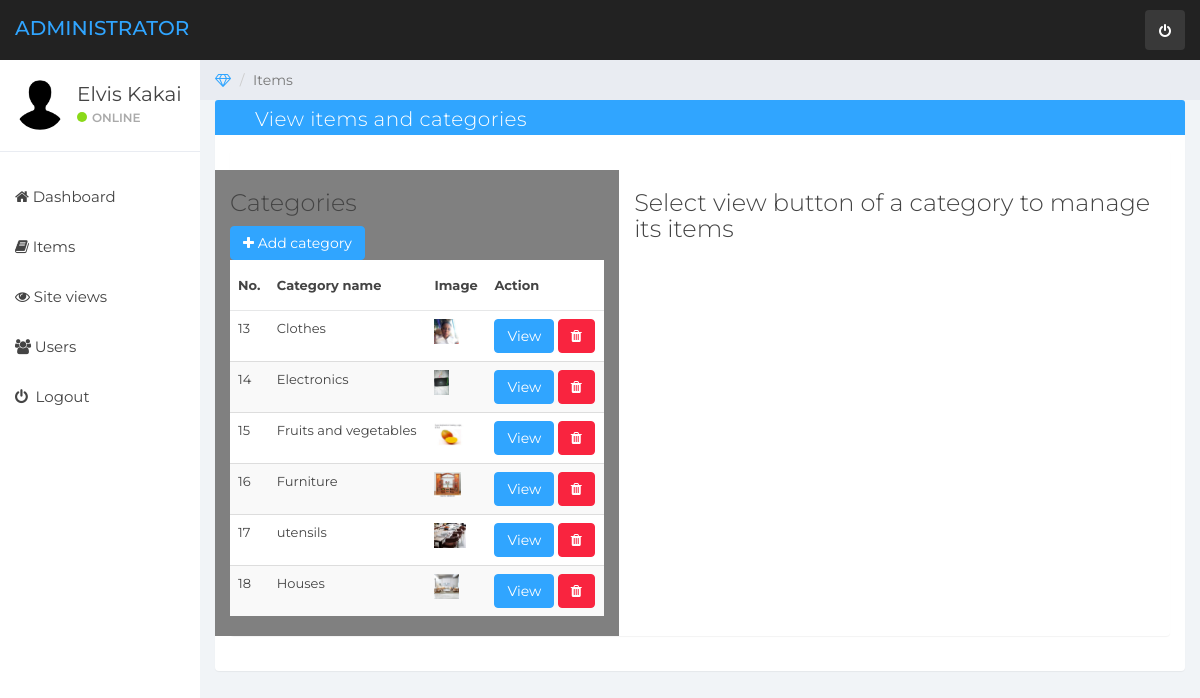
Screenshot of /admin/items.php (signed in) with the database file from the repository.
### tables this page shows
CREATE TABLE `categories` (
  `id` int(100) NOT NULL,
  `name` varchar(100) NOT NULL,
  `image` varchar(100) NOT NULL
);

### admin/items.php (the view, shortened to what this page needs)
<?php include("header.php"); ?>
<?php include("sidebar.php"); ?>
<div class="col-sm-9 col-sm-offset-3 col-lg-10 col-lg-offset-2 main">
         <div class="row">
            <ol class="breadcrumb">
                <li><a href="#">
                   <em class="fa fa-diamond"></em>
                </a></li>
                <li class="active">Items</li>
            </ol>
         </div>
<div class="panel panel-primary">
<div class="panel-heading" style="height: 35px; padding: 0 40px;">
<div> View items and categories </div>
</div>
<div class="panel-body">
<div class="panel panel-container">
<div class="row">
<div class="col-md-5" style="background: gray;">
<h3>Categories</h3>
<button class="btn btn-primary" class="btn" data-toggle="collapse" href="#category"><i class="fa fa-plus"></i> Add category</button>
<?php include ("db.php");
$result = mysqli_query($con,"SELECT * FROM  categories");?>
<table class="table table-striped table-hover" id="dataTables-example" style="font-size: 13px;">
    <thead>
      <tr>
      <th>No.</th>
      <th>Category name</th>
      <th>Image</th>
      <th>Action</th>
      </tr>
    </thead>
    <tbody>
     <?php while($row = mysqli_fetch_array($result)) {?>
        <tr class="odd gradeX">
            <td><?php echo $row['id'];?></td>
            <td><?php echo $row['name'];?></td>
            <td><img src="../files/<?php echo $row['image'];?>" height="25"></td>
            <td>
             <a href="items.php?category=<?php echo $row['id'];?>"><button class="btn btn-primary">View</button></a>
            <a href="php/delcat.php?id=<?php echo $row['id'];?>"><button class="btn btn-danger"><em class="fa fa-trash"></em></button></a>
              </td>
               </tr><?php } ?>
            </tbody>
            </table>
    </div>
     <div class="col-md-7">
      <?php if ($_GET['category']) {
       include ("db.php");
      $result = mysqli_query($con,"SELECT * FROM  categories WHERE id='{$_GET['category']}'");
      while($row = mysqli_fetch_array($result)) {?>
      <h4>Items in <?php echo $row['name'];}?> category</h4>
      <button class="btn btn-primary" class="btn" data-toggle="collapse" href="#add"><i class="fa fa-plus"></i> Add item</button>
      <?php
      $category = $_GET['category'];
      $result = mysqli_query($con,"SELECT * FROM  items WHERE category='$category'");?>
        <table class="table table-striped table-hover" id="dataTables-example" style="font-size: 13px;">
              <thead>
                <tr>
                <th>Product ID</th>
                <th>Item name</th>
                <th>Price(in Naira)</th>
                <th>Image</th>
                <th>Action</th>
                </tr>
              </thead>
               <tbody>
             <tr class="collapse" id="add">
                  <td></td>
                  <form method="post" action="" enctype="multipart/form-data">
                    <input type="hidden" name="category" value="<?php echo $_GET['category'];?>">
                  <td><input type="text" name="name" class="form" placeholder="Item name"></td>
                  <td><input type="number" name="price" class="form" placeholder="Price" style="width: 80px;"></td>
                  <td><input type="file" name="fileToUpload" class="" style="width: 80px;"></td>
                  <td><input type="submit" value="Add"  name="post" class="btn btn-success"></td>
              </form>
                       </tr>
               <?php while($row = mysqli_fetch_array($result)) {?>
                  <tr class="odd gradeX">
                    <td><?php echo $row['id'];?></td>
                      <td><?php echo $row['name'];?></td>
                      <td><?php echo $row['price'];?></td>
                      <td><img src="../files/<?php echo $row['image'];?>" height="35"></td>
                      <td>
                        <a href="php/delitem.php?id=<?php echo $row['id'];?>"><button class="btn btn-danger"><em class="fa fa-trash"></em> Delete</button></a>
                      </td>
                       </tr><?php } ?>
                    </tbody></table>
                  <form action="" method="post" style="margin-top: 50px;">
                  <tr>
                  <td colspan="5"><h3>Update Products Here!</h3></td>
                  </tr>
                    <td><input type="number" name="pro_id" placeholder="Enter Product ID" required> </td>
                      <td><input type="text" name="newName" placeholder="Enter New Product Name" required></td>
                      <td><input type="text" name="newPrice" placeholder="Enter New Price" required> </td>
                      <td>
                        <input class="btn btn-success" type="submit" name="update" value="Update">
                      </td>
                       </tr>
                    </tbody></table>
                  </form>
                      <?php
                    if(isset($_POST['update'])){
                      extract($_POST);
                      $target_dir = "../files/";
                      $target_file = $target_dir . basename($_FILES["newImg"]["name"]);
                      $videoFileType = pathinfo($target_file,PATHINFO_EXTENSION);
                      if($videoFileType != "JPG" && $videoFileType != "jpg" && $videoFileType != "png" && $videoFileType != "JPEG" && $videoFileType != "gif" && $videoFileType != "BMP" && $videoFileType != "bmp" && $videoFileType != ""){
                          echo "<script>window.open('items.php','_self')</script>";
                          die();
                      } else{
                       include ("db.php");
                      $pro = $_POST['pro_id'];
                      $newname= $_POST['newName'];
                      $newprice= $_POST['newPrice'];
                      $file_path=$_FILES['newImg']['name'];
                      $query = "UPDATE items SET name ='$newname', price='$newprice'  WHERE id='$pro' ";
                      $run = mysqli_query($con,$query);
                      if($run){
                      move_uploaded_file($_FILES["newImg"]["tmp_name"], $target_dir.basename($_FILES['newImg']['name']));
                      Print '<script>alert("Product updated successful");</script>';
                      echo "<script>window.open('items.php','_self')</script>";
                      }else{
                          Print '<script>alert("Error updating the product");</script>';
                      }
                    }
                    }
                    ?>
                  <?php }else{ ?>
                    <h3>Select view button of a category to manage its items</h3>
                    <?php }?>
    </div>
  </div>
</div></div></div></div>
<?php include("footer.php"); ?>

### admin/sidebar.php (shortened to what this page needs)
<?php
 include ("db.php");
$result = mysqli_query($con,"SELECT * FROM admin WHERE email='{$_SESSION['email']}'");
 while($row = mysqli_fetch_array($result)) {?>
<div id="sidebar-collapse" class="col-sm-3 col-lg-2 sidebar">
        <div class="profile-sidebar">
            <div class="profile-userpic">
               <img src="11.png" width="50"/>
            </div>
            <div class="profile-usertitle">
               <div class="profile-usertitle-name"><?php echo $row['name'];?></div>
                <div class="profile-usertitle-status"><span class="indicator label-success"></span>Online</div>
            </div>
        </div>
        <ul class="nav menu">
         <li><a href="index.php"><em class="fa fa-home">&nbsp;</em>Dashboard</a></li>
          <li><a href="items.php"><em class="fa fa-book">&nbsp;</em>Items</a></li>
        <li class=""><a href="views.php"><em class="fa fa-eye">&nbsp;</em>Site views</a></li>
        <li class=""><a href="users.php"><em class="fa fa-group">&nbsp;</em>Users</a></li>
        <li class=""><a href="logout.php"><em class="fa fa-power-off">&nbsp;</em> Logout</a></li>
        </ul>
    </div>
     <?php } mysqli_close($con); ?>

### admin/css/styles.css (style rules this page uses)
body { background: #f1f4f7; padding-top: 60px; font-size: 14px; color: #444444; font-family: "Montserrat", "Helvetica Neue", Helvetica, Arial, sans-serif; }
a, a:hover, a:focus { color: #30a5ff; }
h1, h2, h3, h4, h5, h6 { color: #444444; }
h3, h4 { font-weight: 300; }
.btn-primary, .btn-primary:hover, .btn-primary:focus, .btn-primary:active, .btn-primary.active, .open > .dropdown-toggle.btn-primary, .btn-primary.disabled, .btn-primary[disabled], fieldset[disabled] .btn-primary, .btn-primary.disabled:hover, .btn-primary[disabled]:hover, fieldset[disabled] .btn-primary:hover, .btn-primary.disabled:focus, .btn-primary[disabled]:focus, fieldset[disabled] .btn-primary:focus, .btn-primary.disabled:active, .btn-primary[disabled]:active, fieldset[disabled] .btn-primary:active, .btn-primary.disabled.active, .btn-primary[disabled].active, fieldset[disabled] .btn-primary.active { background-color: #30a5ff; border-color: #30a5ff; }
.btn-danger, .btn-danger:hover, .btn-danger:focus, .btn-danger:active, .btn-danger.active, .open > .dropdown-toggle.btn-danger, .btn-danger.disabled, .btn-danger[disabled], fieldset[disabled] .btn-danger, .btn-danger.disabled:hover, .btn-danger[disabled]:hover, fieldset[disabled] .btn-danger:hover, .btn-danger.disabled:focus, .btn-danger[disabled]:focus, fieldset[disabled] .btn-danger:focus, .btn-danger.disabled:active, .btn-danger[disabled]:active, fieldset[disabled] .btn-danger:active, .btn-danger.disabled.active, .btn-danger[disabled].active, fieldset[disabled] .btn-danger.active { background-color: #f9243f; border-color: #f9243f; }
.label-success { background-color: #8ad919; }
.panel { border: 0; }
.panel-container { padding-top: 20px; }
.panel-primary > .panel-heading { background-color: #30a5ff; color: #fff; border: none; }
.panel-heading { font-size: 20px; font-weight: 300; letter-spacing: 0.025em; height: 60px; line-height: 38px; }
.sidebar { display: block; padding: 0; display: none; box-shadow: none; background: #fff; }
.sidebar ul { margin: 20px 0px; }
@media (min-width: 768px) { .sidebar { display: block; position: fixed; top: 60px; bottom: 0; left: 0; z-index: 1000; display: block; margin: 0; padding: 0; overflow-x: hidden; overflow-y: auto; } }
.sidebar ul.nav li a { height: 50px; font-size: 15px; line-height: 2em; color: #444444; }
.profile-sidebar { padding: 10px 0; border-bottom: 1px solid #e9ecf2; }
.indicator { width: 10px; height: 10px; display: inline-block; border-radius: 9999px; margin-right: 5px; }
.profile-userpic img { float: left; margin: 10px 0px 0px 15px; width: 50px; height: 50px; border-radius: 9999px !important; }
.profile-usertitle { float: left; text-align: left; margin: 10px 0 0 12px; }
.profile-usertitle-name { font-size: 20px; margin-bottom: 0px; }
.profile-usertitle-status { text-transform: uppercase; color: #AAA; font-size: 12px; font-weight: 600; margin-bottom: 15px; }
.breadcrumb { border-radius: 0; padding: 10px 15px 10px 15px; background: #e9ecf2; margin: 0; }
.table { background: #fff; }
.table > thead > tr > th { border-bottom: 1px solid #e6e7e8; vertical-align: middle; height: 50px; }

### rows the page displays
categories: id "13", name "Clothes", image (picture)
categories: id "14", name "Electronics", image (picture)
categories: id "15", name "Fruits and vegetables", image (picture)
categories: id "16", name "Furniture", image (picture)
categories: id "17", name "utensils", image (picture)
categories: id "18", name "Houses", image (picture)

### other values shown
$row['name'] "Elvis Kakai"
